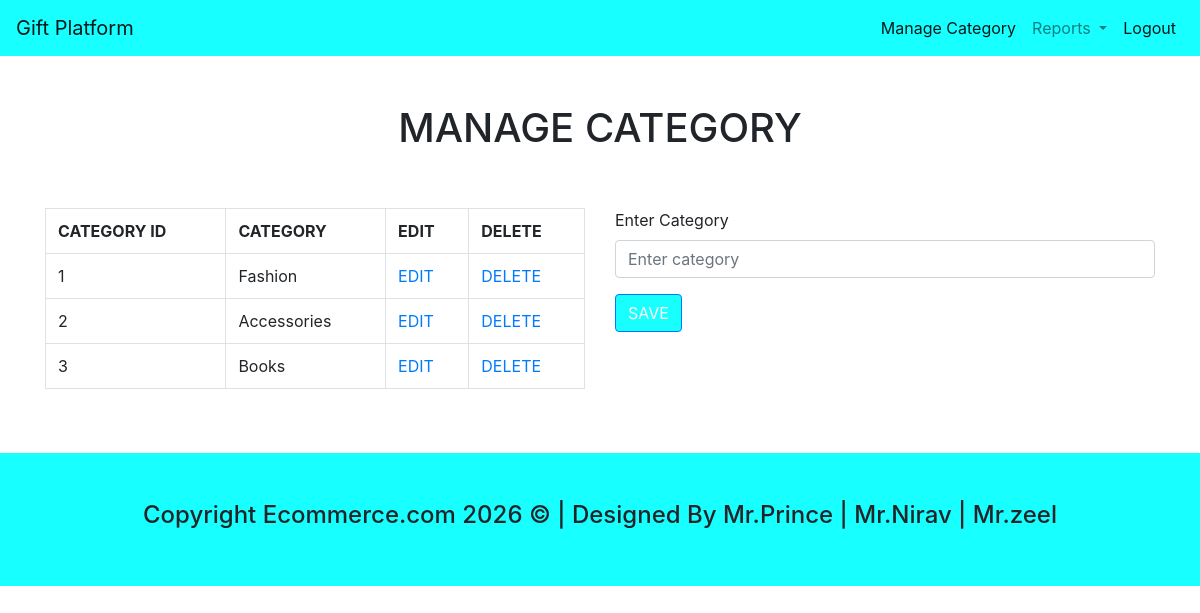
Page /admin_manage_category.php on the committed database.
### tables this page shows
CREATE TABLE IF NOT EXISTS `product_category` (
  `category_id` int(10) NOT NULL,
  `category` varchar(50) NOT NULL,
  PRIMARY KEY (`category_id`)
);

### admin_manage_category.php (the view, shortened to what this page needs)
<?php
include("admin_header.php");
include("connect.php");
?>
<div class="container">
    <div class="row">
        <div class="col-md-12 text-center mt-5">
            <h1>MANAGE CATEGORY</h1>
         </div>
    </div>
    <div class="row mt-5">
        <div class="col-md-6">
            <?php
                $res3=mysqli_query($con,"select * from product_category");
                if(mysqli_num_rows($res3)>0)
                {
                    echo "<table class='table table-bordered'>
                            <tr>
                                <th> CATEGORY ID</th>
                                <th> CATEGORY</th>
                                <th> EDIT</th>
                                <th> DELETE</th>
                            </tr>";
                        while($r3=mysqli_fetch_array($res3))
                        {
                            echo "<tr>";
                            echo "<td>$r3[0]</td>";
                            echo "<td>$r3[1]</td>";
                            echo "<td><a href='admin_manage_category.php?ecid=$r3[0]'>EDIT</a></td>";
                            echo "<td><a href='admin_manage_category.php?dcid=$r3[0]'>DELETE</a></td>";
                            echo "</tr>";
                        }
                    echo "</table>";
                }
                else
                {
                    echo "<h2>No Category Found</h2>";
                }
            ?>
        </div>
          <div class="col-md-6">
            <form method="post" name="form1">
                <div class="form-group">
                    <label for="exampleInputEmail1">Enter Category</label>
                    <input type="text" class="form-control" name="txtcat" placeholder="Enter category" value="<?php echo $cat1;?>">
                </div>
                <?php
                if(isset($_REQUEST['ecid']))
                {
                    ?>
                        <button type="submit" class="btn btn-primary" name="btnupdate" onclick="return validation();" style="background-color: #18ffff;">UPDATE</button>
                    <?php
                }
                else
                {
                    ?>
                        <button type="submit" class="btn btn-primary" name="btnsave" onclick="return validation();" style="background-color: #18ffff;">SAVE</button>
                    <?php
                }
                ?>
            </form>
         </div>
    </div>
</div>
<?php
include("footer.php");
?>

### rows in the picture
product_category: category_id "1", category "Fashion"
product_category: category_id "2", category "Accessories"
product_category: category_id "3", category "Books"
